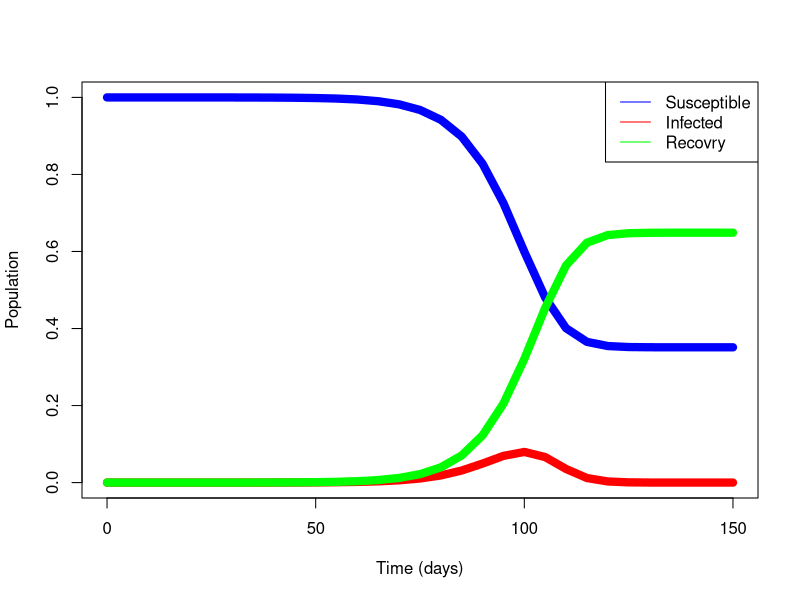

R code for this plot:

# Simulation of SIR disease transmission model
# Introduction to Computational Science -- Shiflet & Shiflet 
# Module 6.2
# R solution by Stephen Davies, University of Mary Washington

# Set up our time increment and our vector (array) of x (time) values
# change deltaX to either 1, 5 or 10 to get all 3 graphs

deltaX 			<- 5   				# day
x 				<- seq(0, 150, deltaX)

# Constants
infectionRate	<- .5  				# 1/people*day (rate per infected per day)
recoveryRate 	<- 1/3       		# 1/day
initSpop 		<- 1          		# people (number of people susceptible)
initIpop 		<- 1.26 * 10^-6     # people (number of people infected)
initRpop 		<- 0            		# people (number of people recovered)

# Set up our stock variables and initial conditions.
Spop 			<- vector(length = length(x))
Spop[1] 			<- initSpop
Ipop 			<- vector(length = length(x))
Ipop[1] 			<- initIpop
Rpop 			<- vector(length = length(x))
Rpop[1] 			<- initRpop

# Loop a standard number of times, starting with i=2 since we've already
# set up the simulation's initial conditions at i=1.
for (i in 2:length(x)) {

    # Compute rates of change (in people per day) for each of the three
    #   categories.
    Sprime 		<- -(Spop[i - 1] * Ipop[i - 1] * infectionRate)
    Rprime 		<- Ipop[i - 1] * recoveryRate
    Iprime 		<- -Sprime - Rprime

    # Increase or decrease the population of each category based on
    #   the rates of change for this time step.
    Spop[i] 	<- Spop[i - 1] + (Sprime) * deltaX
    Ipop[i] 	<- Ipop[i - 1] + (Iprime) * deltaX
    Rpop[i] 	<- Rpop[i - 1] + (Rprime) * deltaX
}

plot(x, Spop, type = "n", xlab = "Time (days)", ylab = "Population",
    ylim = c(0, initSpop + initIpop + initRpop))
lines(x, Spop, lwd = 8, lty = "solid", col = "blue")
lines(x, Ipop, lwd = 8, lty = "solid", col = "red")
lines(x, Rpop, lwd = 8, lty = "solid", col = "green")
legend("topright", legend = c("Susceptible", "Infected", "Recovry"), 
		lty = c("solid", "solid", "solid"),
		col = c("blue", "red", "green"))
